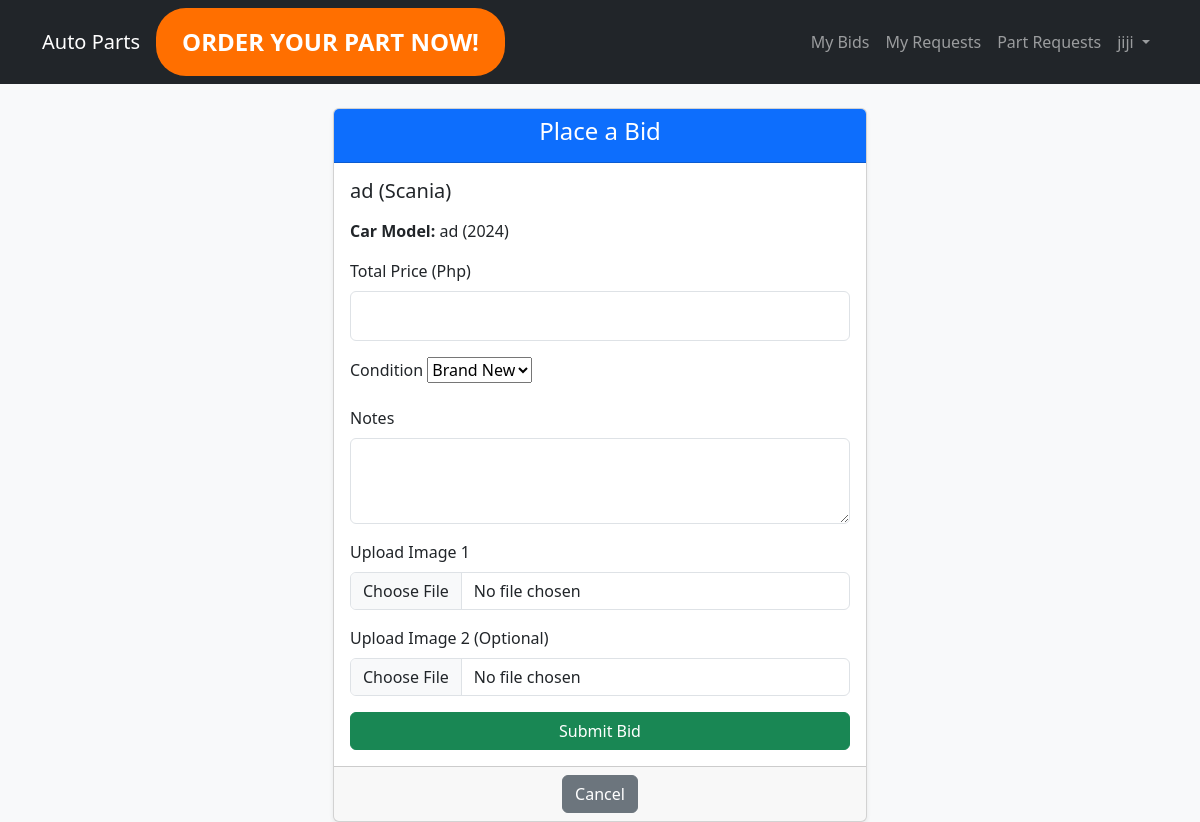
The page /bid/10/ (signed in) on the database its author committed.
### orders/models.py (models this page shows, shortened)
class Customer(AbstractUser):
    completename = models.CharField(max_length=250 )
    phone_number = models.CharField(max_length=50 )
    address = models.TextField(blank=True, null=True)
    is_store = models.BooleanField(default=False)
    groups = models.ManyToManyField(
        "auth.Group",
        related_name="customer_users",  # Custom related name to avoid conflicts
        blank=True
    )
    user_permissions = models.ManyToManyField(
        "auth.Permission",
        related_name="customer_users_permissions",  # Custom related name
        blank=True
    )

class PartRequest(models.Model):
    brand_new = models.BooleanField(default=True)
    used = models.BooleanField(default=False)
    user = models.ForeignKey(settings.AUTH_USER_MODEL, on_delete=models.CASCADE)
    part_name = models.CharField(max_length=255)
    description = models.TextField()
    qty = models.PositiveIntegerField(default="1")
    image1 = models.ImageField(upload_to="part_images/")
    image2 = models.ImageField(upload_to="part_images/")
    brand = models.CharField(max_length=255, choices=BRAND_CHOICES)
    year = models.PositiveIntegerField()
    car_model = models.CharField(max_length=255)
    created_at = models.DateTimeField(auto_now_add=True)
    status = models.CharField(max_length=10, choices=STATUS_CHOICES, default="Open")
    from django.db import models

### orders/views.py (the view)
# urls.py: path("bid/<int:part_request_id>/", place_bid, name="place_bid"),
@login_required
def place_bid(request, part_request_id):
    part_request = get_object_or_404(PartRequest, id=part_request_id)
    if request.method == "POST":
        form = BidForm(request.POST, request.FILES)
        if form.is_valid():
            bid = form.save(commit=False)
            bid.part_request = part_request
            bid.store = request.user  # Only logged-in stores can bid
            bid.save()
            return render(request, 'orders/landing.html', {'part_request': part_request})
    else:
        form = BidForm()
    return render(request, "orders/place_bid.html", {"form": form, "part_request": part_request})

### orders/forms.py
class BidForm(forms.ModelForm):
    class Meta:
        model = Bid
        fields = ["condition", "price", "notes", "image1", "image2"]
        widgets = {
        "notes": forms.Textarea(attrs={"class": "form-control", "rows": 3}),
        "price": forms.TextInput(attrs={"class": "form-control text-center", "style": "font-size: 1.5rem;" }),
        }
    image1 = forms.ImageField(required=True, widget=forms.FileInput(attrs={"class": "form-control"}))
    image2 = forms.ImageField(required=False, widget=forms.FileInput(attrs={"class": "form-control"}))

### orders/templates/orders/place_bid.html (shortened to what this page needs)
{% extends 'orders/landing.html' %}
{% block content %}
<div class="container mt-4">
    <div class="row justify-content-center">
        <div class="col-lg-6 col-md-8">
            <div class="card shadow-sm">
                <div class="card-header bg-primary text-white text-center">
                    <h4>Place a Bid</h4>
                </div>
                <div class="card-body">
                    <h5 class="mb-3">{{ part_request.part_name }} ({{ part_request.brand }})</h5>
                    <p><strong>Car Model:</strong> {{ part_request.car_model }} ({{ part_request.year }})</p>
                    <form method="post" enctype="multipart/form-data">
                        <div class="mb-3">
                            <label class="form-label" style="font-size: largest">Total Price (Php)</label>
                            {{ form.price }}
                        </div>
                        <div class="mb-3">
                            <label class="form-label" style="font-size: largest">Condition</label>
                            {{ form.condition }}
                        </div>
                        <div class="mb-3">
                            <label class="form-label">Notes</label>
                            {{ form.notes }}
                        </div>
                        <div class="mb-3">
                            <label class="form-label">Upload Image 1</label>
                            {{ form.image1 }}
                        </div>
                        <div class="mb-3">
                            <label class="form-label">Upload Image 2 (Optional)</label>
                            {{ form.image2 }}
                        </div>
                        <button type="submit" class="btn btn-success w-100">Submit Bid</button>
                    </form>
                </div>
                <div class="card-footer text-center">
                    <a href="{% url 'part_request_detail' part_request.id %}" class="btn btn-secondary">Cancel</a>
                </div>
            </div>
        </div>
    </div>
</div>
{% endblock %}

### orders/templates/orders/landing.html (shortened to what this page needs)
<!DOCTYPE html>
<html lang="en">
<head>
    <link href="https://cdn.jsdelivr.net/npm/bootstrap@5.3.0/dist/css/bootstrap.min.css" rel="stylesheet">
</head>
<body>
<nav class="navbar navbar-expand-lg navbar-dark bg-dark">
    <div class="container">
        <a class="navbar-brand" href="{% url 'home' %}">Auto Parts</a>
        <a href="{% url 'order_part' %}" class="btn btn-custom">Order Your Part Now!</a>
        <div class="collapse navbar-collapse" id="navbarNav">
            <ul class="navbar-nav ms-auto">
                <li class="nav-item"><a class="nav-link" href="{% url 'store_bids' %}">My Bids</a></li>
                <li class="nav-item"><a class="nav-link" href="{% url 'my_part_requests' %}">My Requests</a></li>
                <li class="nav-item"><a class="nav-link" href="{% url 'part_request_list' %}">Part Requests</a></li>
                {% if user.is_authenticated %}
                    <li class="nav-item dropdown">
                        <a class="nav-link dropdown-toggle" href="#" id="userDropdown" role="button" data-bs-toggle="dropdown">
                            {{ user.username }}
                        </a>
                    </li>
                {% else %}
                    <li class="nav-item"><a class="nav-link btn btn-secondary" href="{% url 'register' %}">Sign Up</a></li>
                {% endif %}
            </ul>
        </div>
    </div>
</nav>
<main class="container mt-4">
    {% block content %}
    {% endblock %}
</main>
</body>
</html>

### orders/templates/orders/landing.html (style rules this page uses)
body { background-color: #f8f9fa; }
.btn-custom { background-color: #ff6f00; color: white; border-radius: 30px; padding: 15px 25px; font-size: 1.5rem; font-weight: bold; text-transform: uppercase; transition: background 0.3s ease; }

### rows shown on the page
Customer: username "jiji"
PartRequest: part_name "ad", brand "Scania", car_model "ad", year "2024"
